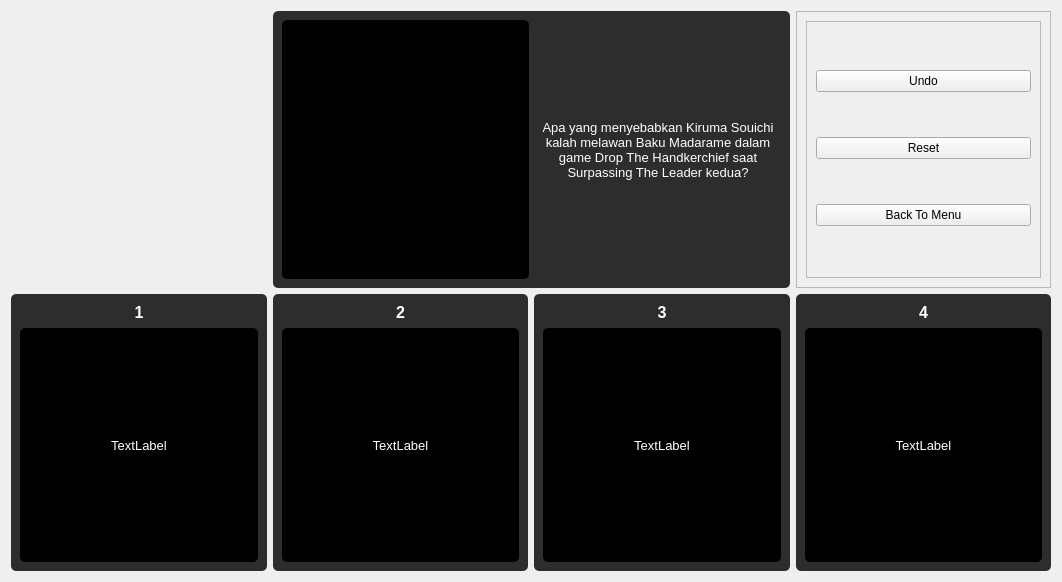
<?xml version="1.0" encoding="UTF-8"?>
<ui version="4.0">
 <class>Form</class>
 <widget class="QWidget" name="Form">
  <property name="geometry">
   <rect>
    <x>0</x>
    <y>0</y>
    <width>1062</width>
    <height>582</height>
   </rect>
  </property>
  <property name="windowTitle">
   <string>Form</string>
  </property>
  <layout class="QGridLayout" name="gridLayout_7">
   <item row="0" column="4">
    <widget class="QFrame" name="frame_2">
     <property name="sizePolicy">
      <sizepolicy hsizetype="Preferred" vsizetype="Preferred">
       <horstretch>0</horstretch>
       <verstretch>0</verstretch>
      </sizepolicy>
     </property>
     <property name="frameShape">
      <enum>QFrame::StyledPanel</enum>
     </property>
     <property name="frameShadow">
      <enum>QFrame::Raised</enum>
     </property>
     <layout class="QVBoxLayout" name="verticalLayout">
      <item>
       <widget class="QFrame" name="frame_4">
        <property name="frameShape">
         <enum>QFrame::StyledPanel</enum>
        </property>
        <property name="frameShadow">
         <enum>QFrame::Raised</enum>
        </property>
        <layout class="QVBoxLayout" name="verticalLayout_3">
         <item>
          <widget class="QPushButton" name="pushButton">
           <property name="text">
            <string>Undo</string>
           </property>
          </widget>
         </item>
         <item>
          <widget class="QPushButton" name="pushButton_2">
           <property name="text">
            <string>Reset</string>
           </property>
          </widget>
         </item>
         <item>
          <widget class="QPushButton" name="pushButton_3">
           <property name="text">
            <string>Back To Menu</string>
           </property>
          </widget>
         </item>
        </layout>
       </widget>
      </item>
     </layout>
    </widget>
   </item>
   <item row="0" column="0">
    <widget class="QLabel" name="label">
     <property name="sizePolicy">
      <sizepolicy hsizetype="Ignored" vsizetype="Ignored">
       <horstretch>0</horstretch>
       <verstretch>0</verstretch>
      </sizepolicy>
     </property>
     <property name="text">
      <string/>
     </property>
     <property name="alignment">
      <set>Qt::AlignHCenter|Qt::AlignTop</set>
     </property>
    </widget>
   </item>
   <item row="1" column="0">
    <widget class="QFrame" name="frame_5">
     <property name="styleSheet">
      <string notr="true">background: rgb(45, 45, 45);
border-radius: 5px;</string>
     </property>
     <property name="frameShape">
      <enum>QFrame::StyledPanel</enum>
     </property>
     <property name="frameShadow">
      <enum>QFrame::Raised</enum>
     </property>
     <layout class="QGridLayout" name="gridLayout_3">
      <item row="1" column="1">
       <widget class="QLabel" name="label_2">
        <property name="sizePolicy">
         <sizepolicy hsizetype="Ignored" vsizetype="Ignored">
          <horstretch>0</horstretch>
          <verstretch>0</verstretch>
         </sizepolicy>
        </property>
        <property name="font">
         <font>
          <family>Helvetica</family>
          <pointsize>10</pointsize>
         </font>
        </property>
        <property name="styleSheet">
         <string notr="true">background: black;
color: white;</string>
        </property>
        <property name="text">
         <string>TextLabel</string>
        </property>
        <property name="alignment">
         <set>Qt::AlignCenter</set>
        </property>
        <property name="wordWrap">
         <bool>true</bool>
        </property>
       </widget>
      </item>
      <item row="0" column="1">
       <widget class="QLabel" name="label_6">
        <property name="sizePolicy">
         <sizepolicy hsizetype="Minimum" vsizetype="Maximum">
          <horstretch>0</horstretch>
          <verstretch>0</verstretch>
         </sizepolicy>
        </property>
        <property name="font">
         <font>
          <family>Helvetica</family>
          <pointsize>12</pointsize>
          <weight>75</weight>
          <bold>true</bold>
         </font>
        </property>
        <property name="styleSheet">
         <string notr="true">color: white;</string>
        </property>
        <property name="text">
         <string>1</string>
        </property>
        <property name="alignment">
         <set>Qt::AlignCenter</set>
        </property>
       </widget>
      </item>
     </layout>
    </widget>
   </item>
   <item row="1" column="1">
    <widget class="QFrame" name="frame_6">
     <property name="styleSheet">
      <string notr="true">background: rgb(45, 45, 45);
border-radius: 5px;</string>
     </property>
     <property name="frameShape">
      <enum>QFrame::StyledPanel</enum>
     </property>
     <property name="frameShadow">
      <enum>QFrame::Raised</enum>
     </property>
     <layout class="QGridLayout" name="gridLayout_5">
      <item row="1" column="1">
       <widget class="QLabel" name="label_3">
        <property name="sizePolicy">
         <sizepolicy hsizetype="Ignored" vsizetype="Ignored">
          <horstretch>0</horstretch>
          <verstretch>0</verstretch>
         </sizepolicy>
        </property>
        <property name="font">
         <font>
          <family>Helvetica</family>
          <pointsize>10</pointsize>
         </font>
        </property>
        <property name="styleSheet">
         <string notr="true">background: black;
color: white;</string>
        </property>
        <property name="text">
         <string>TextLabel</string>
        </property>
        <property name="alignment">
         <set>Qt::AlignCenter</set>
        </property>
        <property name="wordWrap">
         <bool>true</bool>
        </property>
       </widget>
      </item>
      <item row="0" column="1">
       <widget class="QLabel" name="label_7">
        <property name="sizePolicy">
         <sizepolicy hsizetype="Minimum" vsizetype="Maximum">
          <horstretch>0</horstretch>
          <verstretch>0</verstretch>
         </sizepolicy>
        </property>
        <property name="font">
         <font>
          <family>Helvetica</family>
          <pointsize>12</pointsize>
          <weight>75</weight>
          <bold>true</bold>
         </font>
        </property>
        <property name="styleSheet">
         <string notr="true">color: white;</string>
        </property>
        <property name="text">
         <string>2</string>
        </property>
        <property name="alignment">
         <set>Qt::AlignCenter</set>
        </property>
       </widget>
      </item>
     </layout>
    </widget>
   </item>
   <item row="1" column="2">
    <widget class="QFrame" name="frame_7">
     <property name="styleSheet">
      <string notr="true">background: rgb(45, 45, 45);
border-radius: 5px;
</string>
     </property>
     <property name="frameShape">
      <enum>QFrame::StyledPanel</enum>
     </property>
     <property name="frameShadow">
      <enum>QFrame::Raised</enum>
     </property>
     <layout class="QGridLayout" name="gridLayout_4">
      <item row="0" column="1">
       <widget class="QLabel" name="label_8">
        <property name="sizePolicy">
         <sizepolicy hsizetype="Minimum" vsizetype="Maximum">
          <horstretch>0</horstretch>
          <verstretch>0</verstretch>
         </sizepolicy>
        </property>
        <property name="font">
         <font>
          <family>Helvetica</family>
          <pointsize>12</pointsize>
          <weight>75</weight>
          <bold>true</bold>
         </font>
        </property>
        <property name="styleSheet">
         <string notr="true">color: white;</string>
        </property>
        <property name="text">
         <string>3</string>
        </property>
        <property name="alignment">
         <set>Qt::AlignCenter</set>
        </property>
       </widget>
      </item>
      <item row="1" column="1">
       <widget class="QLabel" name="label_4">
        <property name="sizePolicy">
         <sizepolicy hsizetype="Ignored" vsizetype="Ignored">
          <horstretch>0</horstretch>
          <verstretch>0</verstretch>
         </sizepolicy>
        </property>
        <property name="font">
         <font>
          <family>Helvetica</family>
          <pointsize>10</pointsize>
         </font>
        </property>
        <property name="styleSheet">
         <string notr="true">background: black;
color: white;</string>
        </property>
        <property name="text">
         <string>TextLabel</string>
        </property>
        <property name="alignment">
         <set>Qt::AlignCenter</set>
        </property>
        <property name="wordWrap">
         <bool>true</bool>
        </property>
       </widget>
      </item>
     </layout>
    </widget>
   </item>
   <item row="1" column="4">
    <widget class="QFrame" name="frame_8">
     <property name="styleSheet">
      <string notr="true">background: rgb(45, 45, 45);
border-radius: 5px;
</string>
     </property>
     <property name="frameShape">
      <enum>QFrame::StyledPanel</enum>
     </property>
     <property name="frameShadow">
      <enum>QFrame::Raised</enum>
     </property>
     <layout class="QGridLayout" name="gridLayout_6">
      <item row="0" column="1">
       <widget class="QLabel" name="label_9">
        <property name="sizePolicy">
         <sizepolicy hsizetype="Minimum" vsizetype="Maximum">
          <horstretch>0</horstretch>
          <verstretch>0</verstretch>
         </sizepolicy>
        </property>
        <property name="font">
         <font>
          <family>Helvetica</family>
          <pointsize>12</pointsize>
          <weight>75</weight>
          <bold>true</bold>
         </font>
        </property>
        <property name="styleSheet">
         <string notr="true">color: white;</string>
        </property>
        <property name="text">
         <string>4</string>
        </property>
        <property name="alignment">
         <set>Qt::AlignCenter</set>
        </property>
       </widget>
      </item>
      <item row="1" column="1">
       <widget class="QLabel" name="label_5">
        <property name="sizePolicy">
         <sizepolicy hsizetype="Ignored" vsizetype="Ignored">
          <horstretch>0</horstretch>
          <verstretch>0</verstretch>
         </sizepolicy>
        </property>
        <property name="font">
         <font>
          <family>Helvetica</family>
          <pointsize>10</pointsize>
         </font>
        </property>
        <property name="styleSheet">
         <string notr="true">background: black;
color: white;
</string>
        </property>
        <property name="text">
         <string>TextLabel</string>
        </property>
        <property name="alignment">
         <set>Qt::AlignCenter</set>
        </property>
        <property name="wordWrap">
         <bool>true</bool>
        </property>
       </widget>
      </item>
     </layout>
    </widget>
   </item>
   <item row="0" column="1" colspan="2">
    <widget class="QFrame" name="frame_3">
     <property name="sizePolicy">
      <sizepolicy hsizetype="Preferred" vsizetype="Preferred">
       <horstretch>0</horstretch>
       <verstretch>0</verstretch>
      </sizepolicy>
     </property>
     <property name="styleSheet">
      <string notr="true">background: rgb(45, 45, 45);
border-radius: 5px;
</string>
     </property>
     <property name="frameShape">
      <enum>QFrame::StyledPanel</enum>
     </property>
     <property name="frameShadow">
      <enum>QFrame::Raised</enum>
     </property>
     <layout class="QGridLayout" name="gridLayout">
      <item row="0" column="1">
       <widget class="QLabel" name="label_10">
        <property name="sizePolicy">
         <sizepolicy hsizetype="Ignored" vsizetype="Preferred">
          <horstretch>0</horstretch>
          <verstretch>0</verstretch>
         </sizepolicy>
        </property>
        <property name="font">
         <font>
          <family>Helvetica</family>
          <pointsize>10</pointsize>
         </font>
        </property>
        <property name="styleSheet">
         <string notr="true">color: white;</string>
        </property>
        <property name="text">
         <string>Apa yang menyebabkan Kiruma Souichi kalah melawan Baku Madarame dalam game Drop The Handkerchief saat Surpassing The Leader kedua?</string>
        </property>
        <property name="textFormat">
         <enum>Qt::AutoText</enum>
        </property>
        <property name="scaledContents">
         <bool>false</bool>
        </property>
        <property name="alignment">
         <set>Qt::AlignCenter</set>
        </property>
        <property name="wordWrap">
         <bool>true</bool>
        </property>
       </widget>
      </item>
      <item row="0" column="0">
       <widget class="QLabel" name="label_1">
        <property name="styleSheet">
         <string notr="true">background: black;</string>
        </property>
        <property name="text">
         <string>TextLabel</string>
        </property>
       </widget>
      </item>
     </layout>
    </widget>
   </item>
  </layout>
 </widget>
 <resources/>
 <connections/>
</ui>
